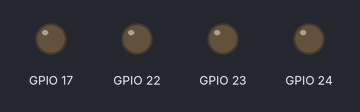
This program was run on a simulated Raspberry Pi (BCM pin numbers). On the bench: output pins drawn as LEDs (lit = HIGH). At 0.2 s the program stops and its outputs stay as they are.

Above: at 0.3 s.
Timing chart, 0 to 1.7 s (numbered marks = the images above):
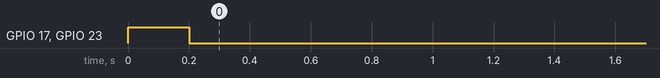

Measured:
- by itself, GPIO 17, GPIO 23: LOW → HIGH at 0.00 s, → LOW 0.20 s later

The program:

move.py
```python
import RPi.GPIO as gpio		# Used to connect to Raspberry Pi
import time					# Used to sleep main thread for lock


def init():
	'''
	Setup Raspberry Pi GPIO pins.

	'''
	gpio.setmode(gpio.BCM)
	gpio.setup(17, gpio.OUT)
	gpio.setup(22, gpio.OUT)
	gpio.setup(23, gpio.OUT)
	gpio.setup(24, gpio.OUT)

def forward(seconds):
	'''
	Moves the motor conntect to the controller board "forward".

	NOTE: forward is arbitrary and depends on the connection of the + and -
	leads

	:param seconds: The number of seconds to sleep

	'''
	init()
	gpio.output(17, True)
	gpio.output(22, False)
	gpio.output(23, True)
	gpio.output(24, False)
	time.sleep(seconds)
	gpio.cleanup()

def backward(seconds):
	'''
	Moves the motor conntect to the controller board "backward".

	NOTE: backward is arbitrary and depends on the connection of the + and -
	leads

	:param seconds: The number of seconds to sleep

	'''

	init()
	gpio.output(17, False)
	gpio.output(22, True)
	gpio.output(23, False)
	gpio.output(24, True)
	time.sleep(seconds)
	gpio.cleanup()

forward(0.2)
```
